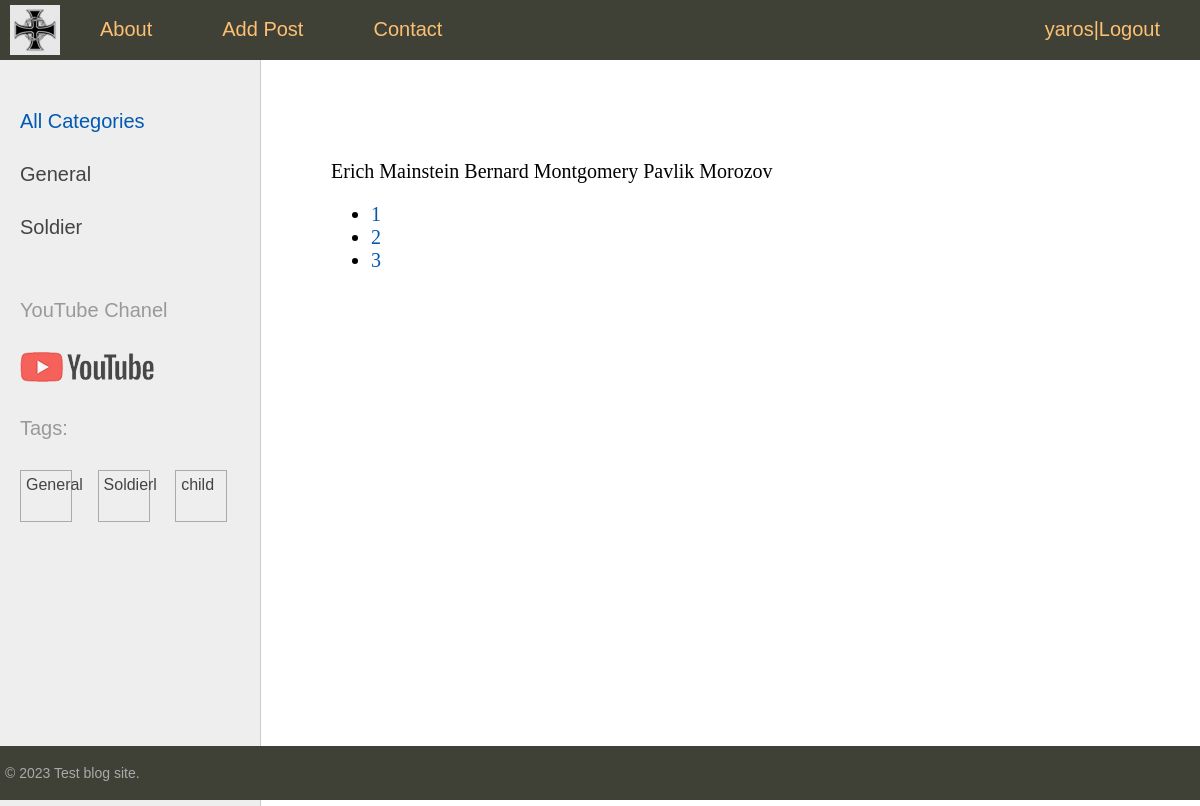
The page /about/ (signed in) on the database its author committed.
### sitetest/models.py (models this page shows, shortened)
class Category(models.Model):
    name = models.CharField(max_length=100, db_index=True, verbose_name="Category")
    slug = models.SlugField(max_length=255, unique=True, db_index=True, verbose_name="Slug")
    class Meta:
        verbose_name = "Category"
        verbose_name_plural = "Catefories"
    def get_absolute_url(self):
        return reverse("category", kwargs={"cat_slug": self.slug})

class TagPost(models.Model):
    tag = models.CharField(max_length=100, db_index=True)
    slug = models.SlugField(max_length=255, unique=True, db_index=True)
    def get_absolute_url(self):
        return reverse("tags", kwargs={"tag_slug": self.slug})

class Persons(models.Model):
    class Status(models.IntegerChoices):
        DRAFT = 0, "Not Published"
        PUBLISHED = 1, "Published"
    title = models.CharField(max_length=255, verbose_name="Name")
    slug = models.SlugField(max_length=255, unique=True, db_index=True, verbose_name="Slug")
    photo = models.FileField(upload_to='photos/%Y/%m/%d/',
                             blank=True, null=True, verbose_name="Photo")
    content = models.TextField(blank=True, verbose_name="content")
    time_create = models.DateTimeField(auto_now_add=True, verbose_name="Time of creation")
    time_update = models.DateTimeField(auto_now=True, verbose_name="Last update")
    is_published = models.BooleanField(choices=tuple(map(lambda x: (bool(x[0]), x[1]), Status.choices)),
                                       default=Status.DRAFT, verbose_name="Published Status")
    cat = models.ForeignKey('Category', on_delete=models.PROTECT, related_name='categ', verbose_name="Category")
    tags = models.ManyToManyField('TagPost', blank=True, related_name='tags', verbose_name="Tags")
    country = models.OneToOneField('Country', blank=True, on_delete=models.SET_NULL, null=True, related_name='countri',
                                   verbose_name="Country")
    author = models.ForeignKey(get_user_model(), on_delete=models.SET_NULL, related_name='posts', null=True,
                               default=True)
    objects = models.Manager()
    published = PublishedManager()
    class Meta:
        verbose_name_plural = "Person"
    def __str__(self):
        return self.title

### sitetest/views.py (the view)
# urls.py: path('about/', views.about_index, name="about"),
@login_required
def about_index(request):
    posts_query=Persons.published.all()
    paginator=Paginator(posts_query,3)
    page_num=request.GET.get('page')
    page_obj=paginator.get_page(page_num)
    return render(request, 'sitetest/about.html', {'page_object': page_obj})

### sitetest/models.py (called while the page is built)
    def get_queryset(self):
        return super().get_queryset().filter(is_published=Persons.Status.PUBLISHED)

### sitetest/templatetags/person_tags.py (called while the page is built)
@register.inclusion_tag('sitetest/list_categories.html')
def show_categories(cat_selected=0):
    cats = Category.objects.annotate(total=Count("categ")).filter(total__gt=0)
    return {'cats': cats, 'cat_selected': cat_selected}

@register.inclusion_tag('sitetest/list_tags.html')
def show_tags():
    tags = TagPost.objects.annotate(total=Count("tags")).filter(total__gt=0)
    return {'tags': tags}

### users/context_processors.py (called while the page is built)
def get_upper_menu(request):
    return {'upper_menu':menu}

### sitetest/templates/sitetest/about.html (shortened to what this page needs)
{% extends 'base.html' %}
{% block content %}
<form action="" method="post" enctype="multipart/form-data">
    {%for item in page_object%}
    {{item}}
    {%endfor%}
    <ul>
        {%for p in page_object.paginator.page_range%}
        <li>
           <a href="?page={{p}}"> {{p}}</a>
        </li>
        {%endfor%}
    </ul>
</form>
{% endblock %}

### templates/base.html (shortened to what this page needs)
{% load static %}
{% load person_tags %}
<!DOCTYPE html>
<html>
<head>
	<link type="text/css" href="{% static 'sitetest/css/styles.css' %}" rel="stylesheet" />
</head>
<body>
<table class="table-page" border=0 cellpadding="0" cellspacing="0">
<tr><td valign=top>
{% block mainmenu %}
		<div class="header">
			<ul id="mainmenu" class="mainmenu">
			<li class="logo"><a href="{% url 'home' %}"><div class="logo"></div></a></li>
{% for m in upper_menu %}
		<li><a href="{% url m.url_name %}">{{m.title}}</a></li>
{% endfor %}
				{%if user.is_authenticated%}
		<li class="last">{{user.username}}|<a href="{%url 'users:logout'%}">Logout</a> </li>
				{%else%}
		<li class="last"><a href="{%url 'users:login'%}">Login</a>|<a href="{%url 'users:registration'%}">Registration</a></li>
				{%endif%}
			</ul>
		</div>
{% endblock mainmenu %}
<table class="table-content" border=0 cellpadding="0" cellspacing="0">
<tr>
	<td valign="top" class="left-chapters">
	<ul id="leftchapters">
		{% if cat_selected == 0 or cat_selected is None %}
		<li class="selected">All Categories</li>
		{% else %}
		<li><a href="{% url 'home' %}">All Сategories</a></li>
		{% endif %}
		{% show_categories cat_selected%}
		<li class="share">
		<p>YouTube Chanel</p>
		<a class="share-yt" href="https://www.youtube.com/channel/UCnRAS_JjCz_UkiyF-bRwD_g" target="_blank" rel="nofollow"></a>
		{%show_tags%}
		</li>
	</ul>
</td>
<td valign="top" class="content">
	<div class="content-text">
{% block content %}
{% endblock %}
	</div>
</td></tr></table>
</td></tr>
<tr><td valign=top>
	<div id="footer">
		<p>&copy; 2023 Test blog site.</p>
	</div>
</td></tr></table>
</body>
</html>

### sitetest/templates/sitetest/list_categories.html
{% for cat in cats %}
{% if cat.id == cat_selected%}
<li class="selected">{{cat.name}}</li>
{% else %}
<li><a href="{{ cat.get_absolute_url }}">{{cat.name}}</a></li>
{% endif %}
{% endfor %}

### sitetest/templates/sitetest/list_tags.html
{%if tags%}
<p> Tags: </p>
<ul class="tags-list">
    {%for t in tags%}
    <li><a href="{{ t.get_absolute_url }}">{{t.tag}}</a></li>
    {%endfor%}
</ul>
{%endif%}

### sitetest/static/sitetest/css/styles.css (style rules this page uses)
html, body { font-family: 'Arial'; margin: 0; padding: 0; height: 100%; width: 100%; color: #444; }
a { color: #0059b2; text-decoration: none; }
.table-page { width: 100%; height: 100%; vertical-align: top; }
.table-page tr { height: 100%; }
.header { background: #3F4137; height: 60px; }
.logo { background: url('../images/logo.png') no-repeat 10px 5px; width: 70px; height: 60px; }
ul.mainmenu { list-style: none; margin: 0; padding: 0; height: 60px; color: #fdc073; font-size: 20px; overflow: hidden; }
ul.mainmenu li { float: left; margin: 18px 40px 0 30px; }
ul.mainmenu li.logo { margin: 0; }
ul.mainmenu li.last { float: right; }
ul.mainmenu li a { color: #fdc073; text-decoration: none; }
.table-content { width: 100%; min-height: 100%; height: 100%; }
.left-chapters { margin: 0; background: #eee; border-right: 1px solid #ccc; }
.left-chapters ul { width: 230px; margin: 0; padding: 20px 10px 10px 20px; list-style: none; font-size: 20px; }
.left-chapters ul li { margin: 30px 0 0 0; color: #999; }
.left-chapters ul li.selected { color: #0059b2; }
.left-chapters ul li a { color: #444; text-decoration: none; }
.left-chapters ul li.share { margin: 60px 0 0 0; }
.left-chapters ul li.share p { margin: 30px 0 30px 0; }
.left-chapters ul li.share a { display: inline-block; width: 40px; height: 40px; margin: 0 20px 0 0; }
.left-chapters ul li.share a.share-yt { width: 100%; height: 30px; background: url('../images/share_yt.png') no-repeat 0 0 }
ul.tags-list { width: 100%; margin: 0; padding: 0; list-style: none; }
ul.tags-list li { margin: 0; padding: 0 0 10px; display: inline-block; }
ul.tags-list li a { padding: 5px; font-size: 16px; border: 1px solid #aaa; }
.content { padding: 40px 20px 20px 40px; width: 100%; box-sizing: border-box; }
.content-text { margin: 60px 0 0 30px; color: #000; font-size: 20px; font-family: Yandex Sans Display Light; }
#footer { box-sizing: border-box; background: #3F4137; padding: 5px; color: #aaa; font-size: 14px; font-family: Verdana, Geneva, Arial, Helvetica; text-align: left; overflow: hidden; }

### rows shown on the page
Category: name "General"
Category: name "Soldier"
TagPost: tag "General"
TagPost: tag "Soldierl"
TagPost: tag "child"
Persons: title "Erich Mainstein"
Persons: title "Bernard Montgomery"
Persons: title "Pavlik Morozov"

### other values the page prints
{{ m.title }} "About" "Add Post" "Contact"
{{ user.username }} "yaros"
{{ p }} "1" "2" "3"
